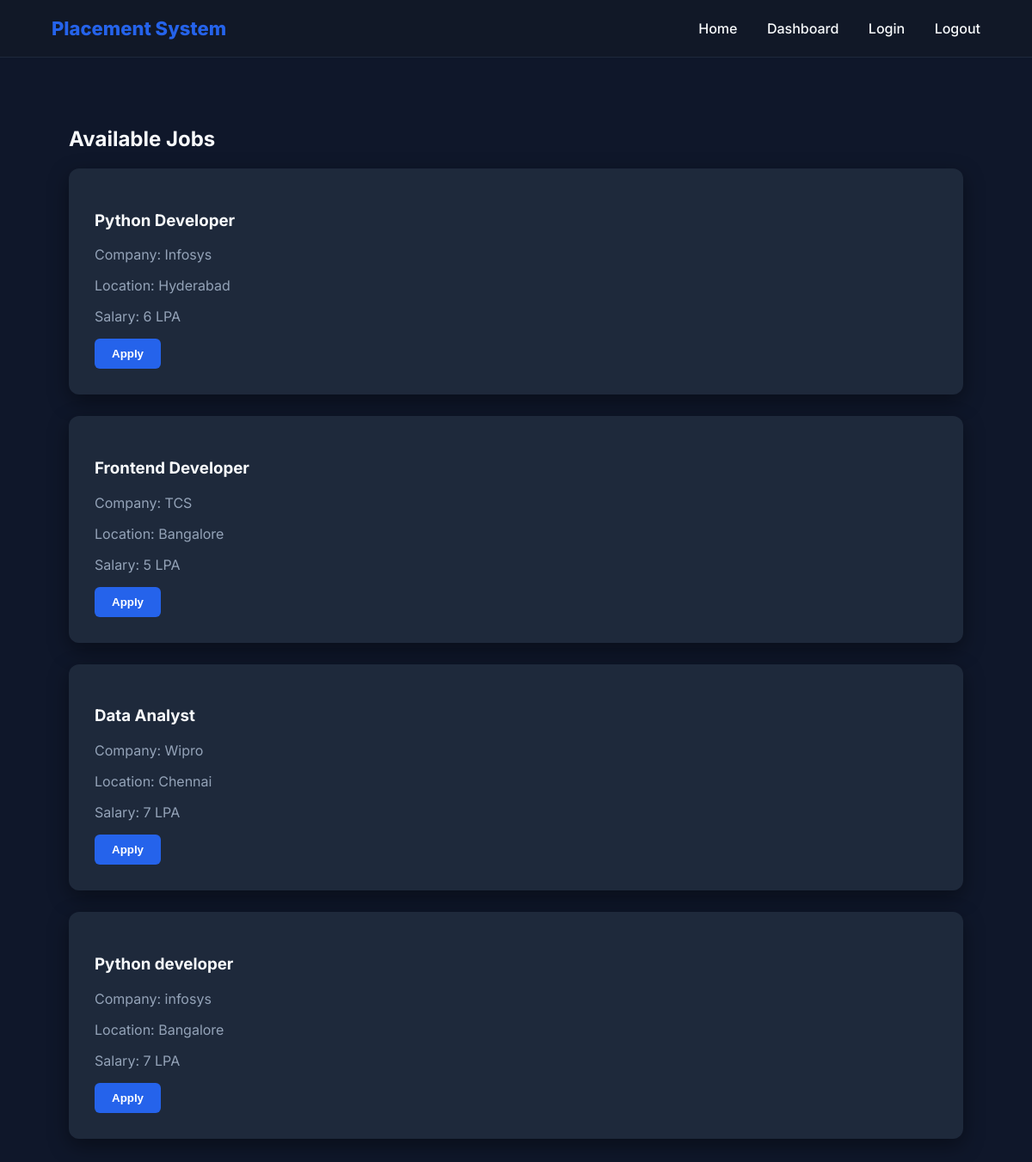
The app's page /jobs/ (signed in) with its own data.
### core/models.py (models this page shows, shortened)
class Job(models.Model):
    title = models.CharField(max_length=200)
    description = models.TextField()
    company = models.ForeignKey(Company, on_delete=models.CASCADE)
    location = models.CharField(max_length=100)
    salary = models.CharField(max_length=100)
    posted_at = models.DateTimeField(auto_now_add=True)

class Company(models.Model):
    name = models.CharField(max_length=100)
    location = models.CharField(max_length=100)
    def __str__(self):
        return self.name

### core/views.py (the view)
# urls.py: path('jobs/', views.job_list, name='job_list'),
@login_required
def job_list(request):
    jobs = Job.objects.all()
    return render(request, 'job_list.html', {'jobs': jobs})

### core/templates/job_list.html (shortened to what this page needs)
{% extends 'base.html' %}
{% block content %}
<h2>Available Jobs</h2>
{% for job in jobs %}
<div class="card">
    <h3>{{ job.title }}</h3>
    <p class="muted">Company: {{ job.company }}</p>
    <p class="muted">Location: {{ job.location }}</p>
    <p class="muted">Salary: {{ job.salary }}</p>
    <a href="{% url 'apply_job' job.id %}">
        <button class="btn">Apply</button>
    </a>
</div>
{% endfor %}
{% endblock %}

### core/templates/base.html (shortened to what this page needs)
<!DOCTYPE html>
<html>
<head>
</head>
<body>
<div class="navbar">
    <div class="logo">Placement System</div>
    <div class="nav-links">
        <a href="/">Home</a>
        <a href="/dashboard/">Dashboard</a>
        <a href="/login/">Login</a>
        <a href="/logout/">Logout</a>
    </div>
</div>
<div class="container">
    {% block content %}
    {% endblock %}
</div>
</body>
</html>

### core/templates/base.html (style rules this page uses)
body { margin: 0; font-family: 'Inter', sans-serif; background: #0f172a; color: #f8fafc; }
.navbar { background: #111827; padding: 20px 60px; display: flex; justify-content: space-between; align-items: center; border-bottom: 1px solid #1e293b; }
.logo { font-size: 22px; font-weight: 800; color: #2563eb; }
.nav-links a { text-decoration: none; color: #f8fafc; margin-left: 30px; font-weight: 500; transition: 0.3s; }
.container { padding: 60px 80px; }
.card { background: #1e293b; padding: 30px; border-radius: 12px; margin-bottom: 25px; box-shadow: 0 8px 25px rgba(0,0,0,0.4); }
.btn { background: #2563eb; border: none; padding: 10px 20px; border-radius: 6px; color: white; font-weight: 600; cursor: pointer; transition: 0.3s; }
.muted { color: #94a3b8; }

### records on screen
Job: title "Python Developer", company "Infosys", location "Hyderabad", salary "6 LPA"
Job: title "Frontend Developer", company "TCS", location "Bangalore", salary "5 LPA"
Job: title "Data Analyst", company "Wipro", location "Chennai", salary "7 LPA"
Job: title "Python developer", company "infosys", location "Bangalore", salary "7 LPA"
